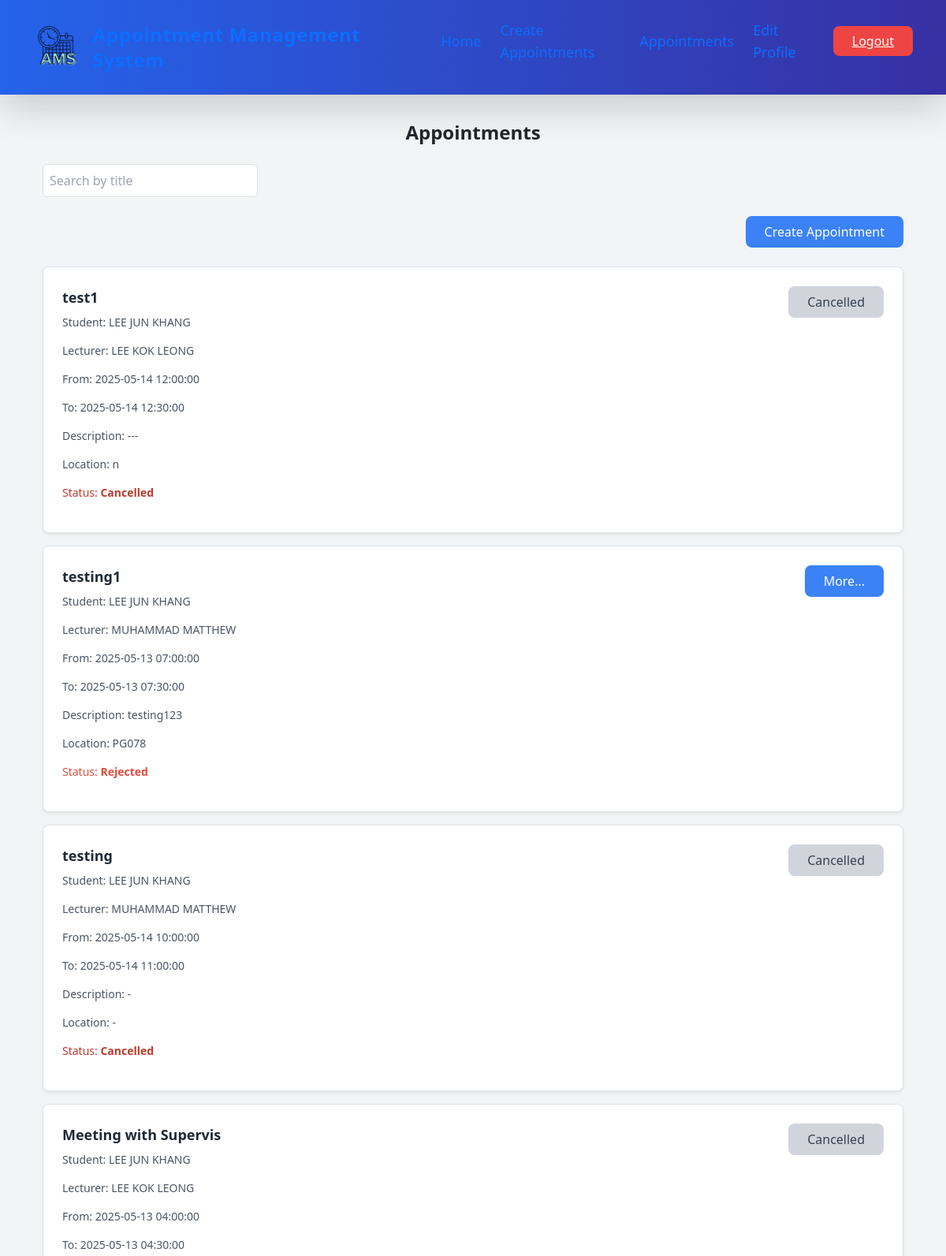
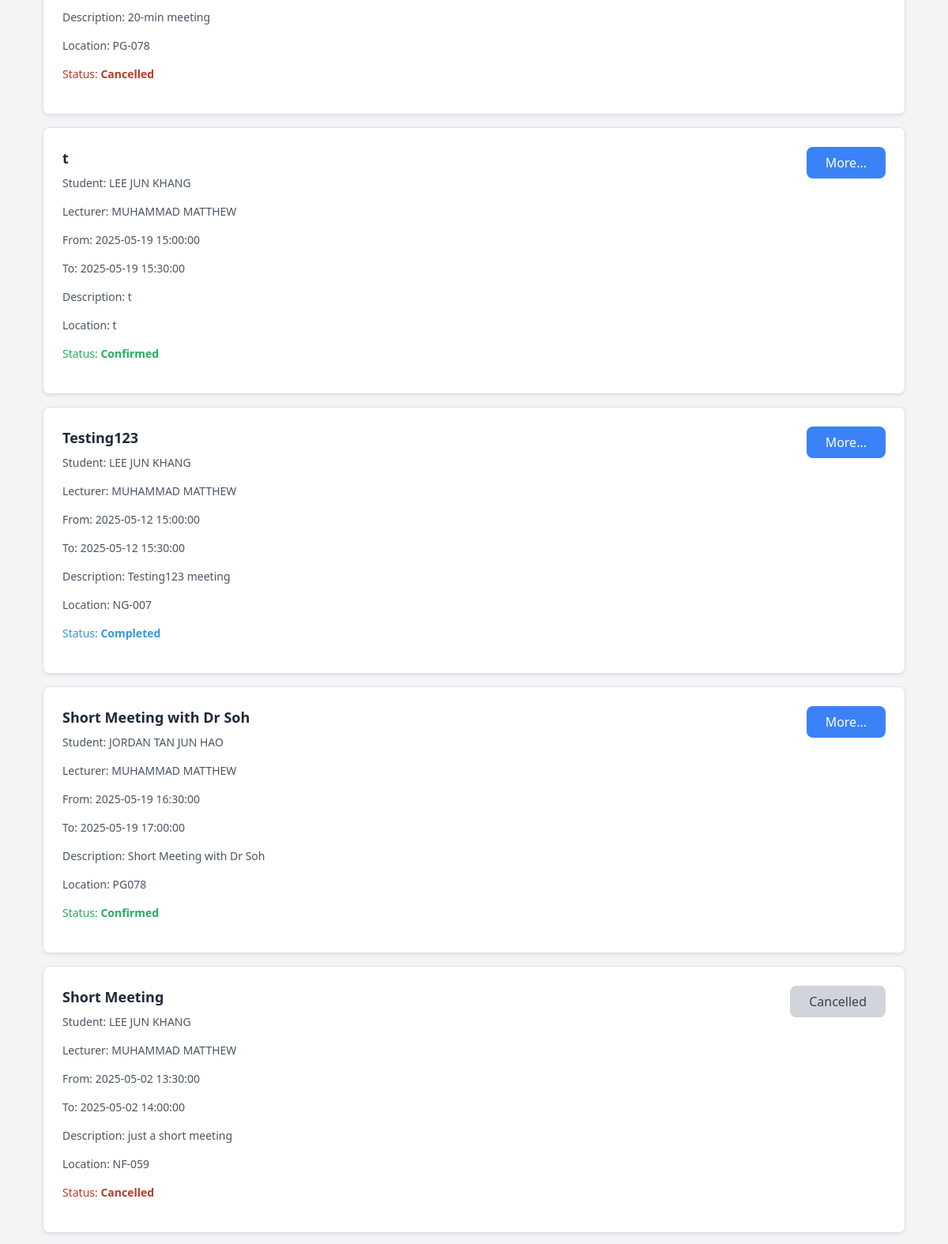
Page /appointment_view.php (signed in, upper part) on the committed database (2 pictures, top to bottom).
### tables this page shows
CREATE TABLE `appointments` (
  `id` bigint(11) NOT NULL,
  `student_id` bigint(11) NOT NULL,
  `lecturer_id` bigint(11) NOT NULL,
  `title` varchar(100) NOT NULL,
  `start_datetime` datetime NOT NULL,
  `end_datetime` datetime NOT NULL,
  `status` enum('Confirmed','Rejected','Cancelled','Completed') DEFAULT 'Confirmed',
  `description` text DEFAULT NULL,
  `location` varchar(50) NOT NULL,
  `created_at` timestamp NOT NULL DEFAULT current_timestamp(),
  `updated_at` timestamp NOT NULL DEFAULT current_timestamp() ON UPDATE current_timestamp()
);

CREATE TABLE `users` (
  `id` bigint(11) NOT NULL,
  `username` varchar(100) NOT NULL,
  `email` varchar(100) NOT NULL,
  `role_id` int(1) NOT NULL,
  `reg_date` datetime NOT NULL,
  `password` varchar(255) NOT NULL,
  `contact_number` varchar(15) NOT NULL
);

### appointment_view.php (the view, shortened to what this page needs)
<?php
include("database.php");
$email = $_SESSION['email'];
$query = mysqli_query($con, "SELECT users.id,
users.username,
users.email,
users.contact_number,
users.role_id,
roles.role_name,
students.faculty
FROM users
INNER JOIN roles ON users.role_id = roles.id
INNER JOIN students ON students.user_id = users.id
WHERE users.email = '$email'");
while ($result = mysqli_fetch_assoc($query)) {
    $res_id = $result['id'];
}
?>
<!DOCTYPE html>
<html lang="en">
<head>
    <link href="https://cdn.jsdelivr.net/npm/tailwindcss@2.2.19/dist/tailwind.min.css" rel="stylesheet">
    <link href="https://cdn.jsdelivr.net/npm/bootstrap@5.3.3/dist/css/bootstrap.min.css" rel="stylesheet"
>
    <link rel="stylesheet" type="text/css"
        href="https://cdnjs.cloudflare.com/ajax/libs/font-awesome/6.6.0/css/all.min.css">
    <link rel="stylesheet" href="https://unicons.iconscout.com/release/v4.0.0/css/line.css">
</head>
<body class="bg-gray-100 font-merriweather">
    <header class="bg-gradient-to-r from-blue-600 to-indigo-800 text-white shadow-lg">
        <nav class="container mx-auto px-6 py-4">
            <div class="flex justify-between items-center">
                <div class="flex items-center space-x-4">
                    <a href="home.php"><img src="assets/images/logo.png" alt="logo"
                            class="w-16 h-auto transition-transform transform hover:scale-110"></a>
                    <a href="home.php"
                        class="text-2xl font-bold tracking-wide hover:text-blue-200 transition-colors">Appointment
                        Management System</a>
                </div>
                <div>
                    <ul class="flex space-x-6 items-center">
                        <li><a href="home.php"
                                class="text-lg font-medium hover:text-blue-200 transition-colors duration-300">Home</a>
                        </li>
                        <li><a href="lecturer_list.php"
                                class="text-lg font-medium hover:text-blue-200 transition-colors duration-300">Create
                                Appointments</a></li>
                        <li><a href="appointment_view.php"
                                class="text-lg font-medium hover:text-blue-200 transition-colors duration-300">Appointments</a>
                        </li>
                        <li><a href="edit_profile.php?id=<?php echo htmlspecialchars($res_id); ?>"
                                class="text-lg font-medium hover:text-blue-200 transition-colors duration-300">Edit
                                Profile</a></li>
                        <li><a href="logout.php"
                                class="bg-red-500 text-white px-4 py-2 rounded-lg hover:bg-red-600 transition-colors duration-300">Logout</a>
                        </li>
                    </ul>
                </div>
            </div>
        </nav>
    </header>
    <main class="container mx-auto px-4 py-8">
        <div class="mb-6">
            <h2 class="text-2xl font-bold text-center mb-4">Appointments</h2>
            <div class="flex justify-between items-center mb-4">
                <div class="relative w-1/4">
                    <input type="text" id="search-title" placeholder="Search by title"
                        class="border p-2 rounded w-full">
                </div>
            </div>
            <div class="flex justify-end">
                <a href="lecturer_list.php"
                    class="bg-blue-500 text-white no-underline px-4 py-2 rounded-lg hover:bg-blue-600 transition-colors">
                    Create Appointment
                </a>
            </div>
        </div>
        <div class="space-y-4" id="appointment-list">
            <?php
            $sel_query = "SELECT appointments.*,
                u1.username AS student_name,
                u1.email AS student_email,
                u2.username AS lecturer_name,
                u2.email AS lecturer_email
            FROM appointments
            JOIN users u1 ON appointments.student_id = u1.id
            JOIN lecturers l ON appointments.lecturer_id = l.id
            JOIN users u2 ON l.user_id = u2.id
            WHERE appointments.student_id = ? OR appointments.lecturer_id = ?
            ORDER BY appointments.id DESC";
            $stmt = $con->prepare($sel_query);
            $stmt->bind_param('ii', $res_id, $res_id);
            $stmt->execute();
            $result = $stmt->get_result();
            if ($result->num_rows === 0) {
                echo "<p class='text-center text-gray-500'>No appointments found.</p>";
            } else {
                while ($row = mysqli_fetch_assoc($result)) {
                    $statusText = $row['status'] ?: 'Pending';
                    $statusClass = '';
                    switch ($statusText) {
                        case 'Confirmed':
                            $statusClass = 'status-confirmed';
                            break;
                        case 'Cancelled':
                            $statusClass = 'status-cancelled';
                            break;
                        case 'Rejected':
                            $statusClass = 'status-rejected';
                            break;
                        case 'Completed':
                            $statusClass = 'status-completed';
                            break;
                    }
            ?>
                    <div class="bg-white border border-gray-200 rounded-lg p-4 shadow-sm">
                        <div class="flex justify-between items-start">
                            <div>
                                <h3 class="text-lg font-semibold text-gray-800"><?php echo htmlspecialchars($row['title']); ?>
                                </h3>
                                <p class="text-sm text-gray-600"><span class="font-medium">Student:</span>
                                    <?php echo htmlspecialchars($row['student_name']); ?></p>
                                <p class="text-sm text-gray-600"><span class="font-medium">Lecturer:</span>
                                    <?php echo htmlspecialchars($row['lecturer_name']); ?></p>
                                <p class="text-sm text-gray-600"><span class="font-medium">From:</span>
                                    <?php echo htmlspecialchars($row['start_datetime']); ?></p>
                                <p class="text-sm text-gray-600"><span class="font-medium">To:</span>
                                    <?php echo htmlspecialchars($row['end_datetime']); ?></p>
                                <p class="text-sm text-gray-600"><span class="font-medium">Description:</span>
                                    <?php echo htmlspecialchars($row['description']); ?></p>
                                <p class="text-sm text-gray-600"><span class="font-medium">Location:</span>
                                    <?php echo htmlspecialchars($row['location']); ?></p>
                                <p class="text-sm <?php echo $statusClass; ?>"><span class="font-medium">Status:</span>
                                    <?php echo htmlspecialchars($statusText); ?></p>
                            </div>
                            <div>
                                <?php if ($statusText !== 'Cancelled'): ?>
                                    <button type="button"
                                        class="bg-blue-500 text-white px-4 py-2 rounded-lg hover:bg-blue-600 transition-colors"
                                        data-bs-toggle="modal" data-bs-target="#updateModal"
                                        data-id="<?php echo $row['id']; ?>">More...</button>
                                <?php else: ?>
                                    <button type="button" class="bg-gray-300 text-gray-700 px-4 py-2 rounded-lg cursor-not-allowed"
                                        disabled>Cancelled</button>
                                <?php endif; ?>
                            </div>
                        </div>
                    </div>
            <?php
                }
            }
            ?>
        </div>
    </main>
    <?php include("footer.php"); ?>
</body>
</html>

### appointment_view.php (style rules this page uses)
html, body { height: 100%; margin: 0; display: flex; flex-direction: column; }
main { flex: 1; }
header nav a:not(.bg-red-500), footer ul a { text-decoration: none !important; }
.status-confirmed { color: #27ae60; font-weight: bold; }
.status-cancelled { color: #c0392b; font-weight: bold; }
.status-rejected { color: #e74c3c; font-weight: bold; }
.status-completed { color: #3498db; font-weight: bold; }

### rows in the picture
appointments: title "test1", student.username "LEE JUN KHANG", users.username "LEE KOK LEONG", start_datetime "2025-05-14 12:00:00", end_datetime "2025-05-14 12:30:00", description "---", location "n", status "Cancelled"
appointments: title "testing1", student.username "LEE JUN KHANG", users.username "MUHAMMAD MATTHEW", start_datetime "2025-05-13 07:00:00", end_datetime "2025-05-13 07:30:00", description "testing123", location "PG078", status "Rejected"
appointments: title "testing", student.username "LEE JUN KHANG", users.username "MUHAMMAD MATTHEW", start_datetime "2025-05-14 10:00:00", end_datetime "2025-05-14 11:00:00", description "-", location "-", status "Cancelled"
appointments: title "Meeting with Supervis", student.username "LEE JUN KHANG", users.username "LEE KOK LEONG", start_datetime "2025-05-13 04:00:00", end_datetime "2025-05-13 04:30:00", description "20-min meeting", location "PG-078", status "Cancelled"
appointments: title "t", student.username "LEE JUN KHANG", users.username "MUHAMMAD MATTHEW", start_datetime "2025-05-19 15:00:00", end_datetime "2025-05-19 15:30:00", description "t", location "t", status "Confirmed"
appointments: title "Testing123", student.username "LEE JUN KHANG", users.username "MUHAMMAD MATTHEW", start_datetime "2025-05-12 15:00:00", end_datetime "2025-05-12 15:30:00", description "Testing123 meeting", location "NG-007", status "Completed"
appointments: title "Short Meeting with Dr Soh", student.username "JORDAN TAN JUN HAO", users.username "MUHAMMAD MATTHEW", start_datetime "2025-05-19 16:30:00", end_datetime "2025-05-19 17:00:00", description "Short Meeting with Dr Soh", location "PG078", status "Confirmed"
appointments: title "Short Meeting", student.username "LEE JUN KHANG", users.username "MUHAMMAD MATTHEW", start_datetime "2025-05-02 13:30:00", end_datetime "2025-05-02 14:00:00", description "just a short meeting", location "NF-059", status "Cancelled"
